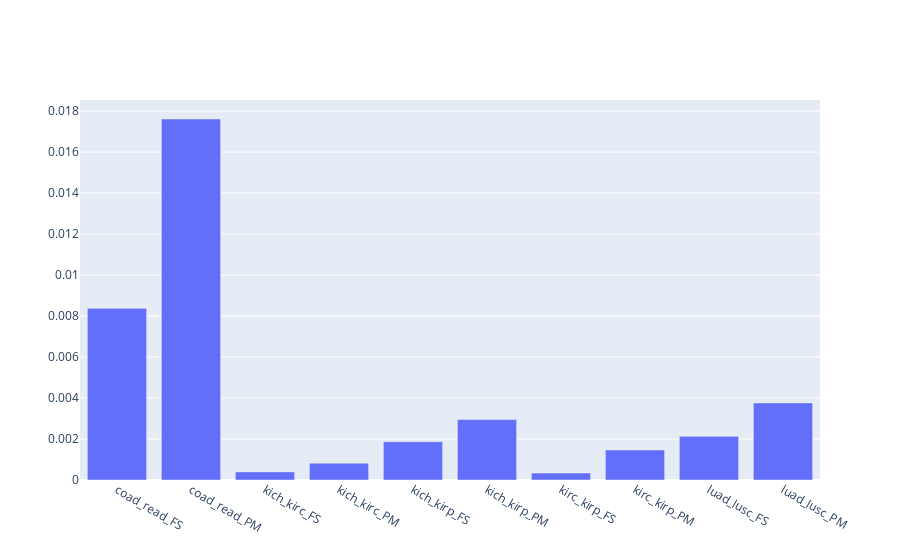

The notebook cell this image was saved under:
### Code cell
red = var_df[var_df.task == 'cancer_classification']
fig = go.Figure(go.Bar(x = red.cancer, y = red['MMPF_10']))
fig.show()

### Figure 1 — Plotly figure (JSON) as saved in the notebook; plotly's stock layout.template omitted (floating-point values rounded to 4 significant figures)
{"data": [{"type": "bar", "x": ["coad_read_FS", "coad_read_PM", "kich_kirc_FS", "kich_kirc_PM", "kich_kirp_FS", "kich_kirp_PM", "kirc_kirp_FS", "kirc_kirp_PM", "luad_lusc_FS", "luad_lusc_PM"], "y": [0.008375, 0.01761, 0.0003962, 0.000818, 0.001867, 0.002946, 0.0003398, 0.001466, 0.00213, 0.003762]}], "layout": {}}
